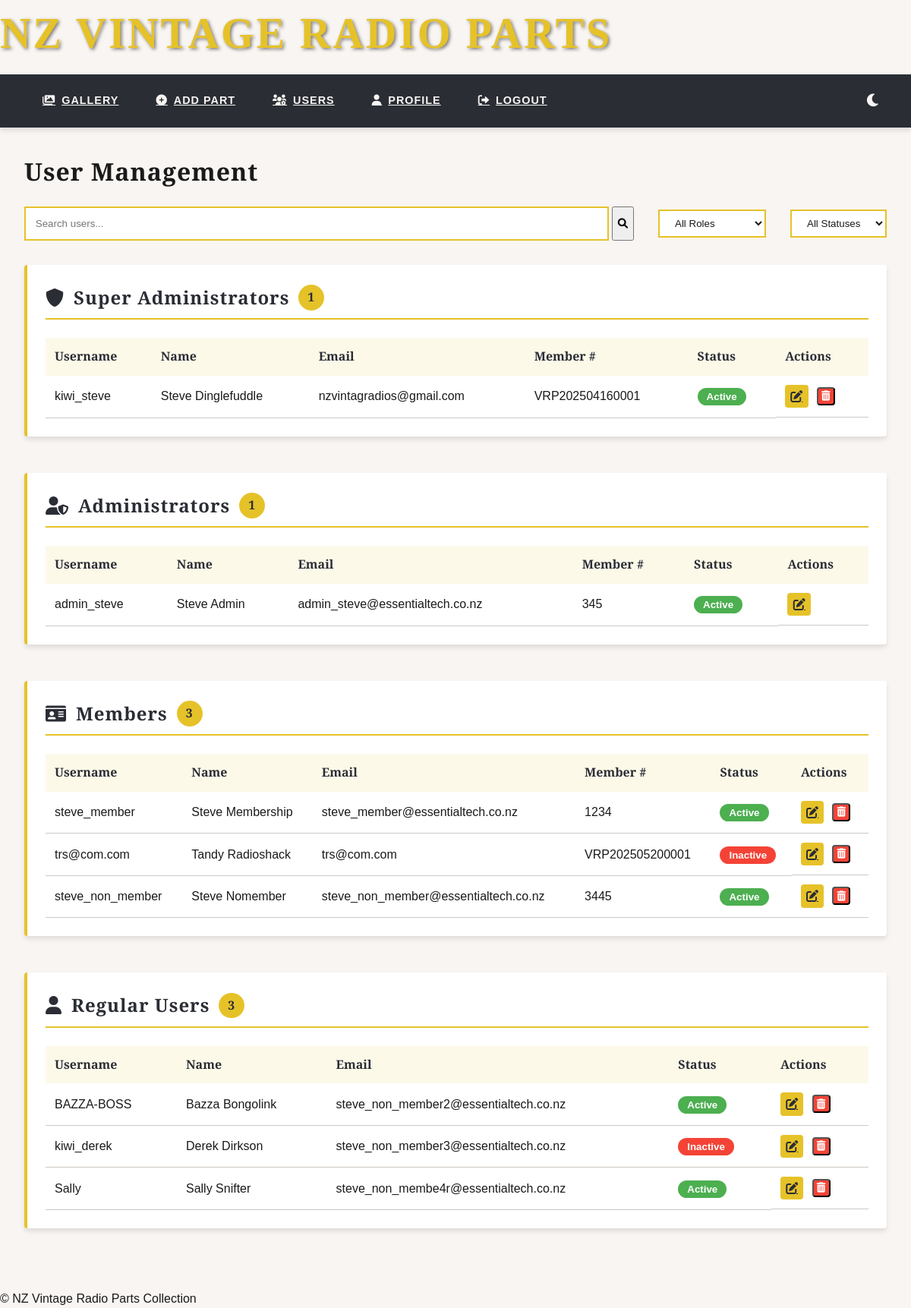
Screenshot of /auth/users (signed in) with the database file from the repository.
### app/models.py (models this page shows, shortened)
class User(UserMixin, db.Model):
    __tablename__ = 'User'
    id = db.Column(db.Integer, primary_key=True)
    username = db.Column(db.String(80), unique=True, nullable=False)
    email = db.Column(db.String(120), unique=True, nullable=False)
    password_hash = db.Column(db.String(128))
    role = db.Column(db.String(20), default='user')  # 'user', 'admin', 'superadmin'
    membership_number = db.Column(db.Integer, unique=True)
    membership_active = db.Column(db.Boolean, default=True)
    last_login = db.Column(db.DateTime)
    first_name = db.Column(db.String(50))
    last_name = db.Column(db.String(50))
    phone = db.Column(db.String(20))
    address_line1 = db.Column(db.String(100))
    address_line2 = db.Column(db.String(100))
    city = db.Column(db.String(50))
    postcode = db.Column(db.String(20))
    country = db.Column(db.String(50))
    account_active = db.Column(db.Boolean, default=False)
    orders = db.relationship('Order', back_populates='user', lazy='dynamic')
    @property
    def is_active(self):
        return bool(self.account_active)
    @property
    def is_member(self):
        return self.membership_active and bool(self.membership_number)
    @property
    def is_admin(self):
        return self.role in ['admin', 'superadmin']

### app/blueprints/auth.py (the view)
@bp.route('/users')
@login_required
def user_list():
    if not current_user.is_admin:
        abort(403)
    users = User.query.order_by(
        db.case(
            (User.role == 'superadmin', 0),
            (User.role == 'admin', 1),
            (User.role == 'member', 2),
            (User.role == 'user', 3),
            else_=4
        ),
        User.last_name.asc()
    ).all()
    counts = {
        'superadmin': len([u for u in users if u.role == 'superadmin']),
        'admin': len([u for u in users if u.role == 'admin' and not u.is_member]),
        'member': len([u for u in users if u.is_member and u.role not in ['superadmin', 'admin']]),
        'user': len([u for u in users if not u.is_member and u.role == 'user'])
    }
    return render_template('user_list.html', users=users, counts=counts)

### app/templates/user_list.html (shortened to what this page needs)
{% extends "layout.html" %}
{% block content %}
<div class="admin-container">
    <h1>User Management</h1>
    <div class="search-controls">
        <form class="search-box" action="{{ url_for('auth.user_list') }}" method="GET">
            <input type="text" id="user-search" name="q" placeholder="Search users..."
                   value="{{ request.args.get('q', '') }}"
                   aria-label="Search users">
            <button type="submit" class="search-button">
                <i class="fas fa-search"></i>
            </button>
        </form>
        <div class="filter-control">
            <select id="role-filter" class="vintage-select">
                <option value="">All Roles</option>
            </select>
        </div>
        <div class="filter-control">
            <select id="status-filter" class="vintage-select">
                <option value="">All Statuses</option>
            </select>
        </div>
    </div>
    <div class="user-groups">
        <div class="user-group" data-role="superadmin">
            <h2 class="group-header">
                <i class="fas fa-shield-alt"></i> Super Administrators
                <span class="badge">{{ counts.superadmin }}</span>
            </h2>
            <table class="user-table">
                <thead>
                    <tr>
                        <th>Username</th>
                        <th>Name</th>
                        <th>Email</th>
                        <th>Member #</th>
                        <th>Status</th>
                        <th>Actions</th>
                    </tr>
                </thead>
                <tbody>
                    {% for user in users if user.role == 'superadmin' %}
                    <tr data-role="{{ user.role }}" data-status="{% if user.account_active %}active{% else %}inactive{% endif %}">
                        <td>{{ user.username }}</td>
                        <td>{{ user.first_name }} {{ user.last_name }}</td>
                        <td>{{ user.email }}</td>
                        <td>{{ user.membership_number }}</td>
                        <td>
                            <form class="toggle-active-form" method="POST" action="{{ url_for('auth.toggle_user_status', user_id=user.id) }}">
                                <button type="submit" class="status-toggle {% if user.account_active %}active{% else %}inactive{% endif %}">
                                    {% if user.account_active %}Active{% else %}Inactive{% endif %}
                                </button>
                            </form>
                        </td>
                        <td class="actions">
                            <a href="{{ url_for('auth.user_detail', user_id=user.id) }}"
                               class="btn-edit" title="Edit">
                                <i class="fas fa-edit"></i>
                            </a>
                            {% if user.id != current_user.id %}
                            <form action="{{ url_for('auth.delete_user', user_id=user.id) }}"
                                  method="POST" class="inline-form"
                                  onsubmit="return confirm('Permanently delete this user?');">
                                <button type="submit" class="btn-delete" title="Delete" style="margin: 0.2rem;">
                                    <i class="fas fa-trash-alt"></i>
                                </button>
                            </form>
                            {% endif %}
                        </td>
                    </tr>
                    {% endfor %}
                </tbody>
            </table>
        </div>
        <div class="user-group" data-role="admin">
            <h2 class="group-header">
                <i class="fas fa-user-shield"></i> Administrators
                <span class="badge">{{ counts.admin }}</span>
            </h2>
            <table class="user-table">
                <thead>
                    <tr>
                        <th>Username</th>
                        <th>Name</th>
                        <th>Email</th>
                        <th>Member #</th>
                        <th>Status</th>
                        <th>Actions</th>
                    </tr>
                </thead>
                <tbody>
                    {% for user in users if user.role == 'admin' %}
                    <tr data-role="{{ user.role }}" data-status="{% if user.active %}active{% else %}inactive{% endif %}">
                        <td>{{ user.username }}</td>
                        <td>{{ user.first_name }} {{ user.last_name }}</td>
                        <td>{{ user.email }}</td>
                        <td>{{ user.membership_number }}</td>
                        <td>
                            <form class="toggle-active-form" method="POST" action="{{ url_for('auth.toggle_user_status', user_id=user.id) }}">
                                <button type="submit" class="status-toggle {% if user.account_active %}active{% else %}inactive{% endif %}">
                                    {% if user.account_active %}Active{% else %}Inactive{% endif %}
                                </button>
                            </form>
                        </td>
                        <td class="actions">
                            <a href="{{ url_for('auth.user_detail', user_id=user.id) }}"
                               class="btn-edit" title="Edit">
                                <i class="fas fa-edit"></i>
                            </a>
                        </td>
                    </tr>
                    {% endfor %}
                </tbody>
            </table>
        </div>
        <div class="user-group" data-role="member">
            <h2 class="group-header">
                <i class="fas fa-id-card"></i> Members
                <span class="badge">{{ counts.member }}</span>
            </h2>
            <table class="user-table">
                <thead>
                    <tr>
                        <th>Username</th>
                        <th>Name</th>
                        <th>Email</th>
                        <th>Member #</th>
                        <th>Status</th>
                        <th>Actions</th>
                    </tr>
                </thead>
                <tbody>
                    {% for user in users if user.is_member and user.role not in ['superadmin', 'admin'] %}
                    <tr data-role="{{ user.role }}" data-status="{% if user.active %}active{% else %}inactive{% endif %}">
                        <td>{{ user.username }}</td>
                        <td>{{ user.first_name }} {{ user.last_name }}</td>
                        <td>{{ user.email }}</td>
                        <td>{{ user.membership_number }}</td>
                        <td>
                            <form class="toggle-active-form" method="POST" action="{{ url_for('auth.toggle_user_status', user_id=user.id) }}">
                                <button type="submit" class="status-toggle {% if user.account_active %}active{% else %}inactive{% endif %}">
                                    {% if user.account_active %}Active{% else %}Inactive{% endif %}
                                </button>
                            </form>
                        </td>
                        <td class="actions">
                            <a href="{{ url_for('auth.user_detail', user_id=user.id) }}"
                               class="btn-edit" title="Edit">
                                <i class="fas fa-edit"></i>
                            </a>
                            {% if user.id != current_user.id %}
                            <form action="{{ url_for('auth.delete_user', user_id=user.id) }}"
                                  method="POST" class="inline-form"
                                  onsubmit="return confirm('Permanently delete this user?');">
                                <button type="submit" class="btn-delete" title="Delete" style="margin: 0.2rem;">
                                    <i class="fas fa-trash-alt"></i>
                                </button>
                            </form>
                            {% endif %}
                        </td>
                    </tr>
                    {% endfor %}
                </tbody>
            </table>
        </div>
        <div class="user-group" data-role="user">
            <h2 class="group-header">
                <i class="fas fa-user"></i> Regular Users
                <span class="badge">{{ counts.user }}</span>
            </h2>
            <table class="user-table">
                <thead>
                    <tr>
                        <th>Username</th>
                        <th>Name</th>
                        <th>Email</th>
                        <th>Status</th>
                        <th>Actions</th>
                    </tr>
                </thead>
                <tbody>
                    {% for user in users if not user.is_member and user.role == 'user' %}
                    <tr data-role="{{ user.role }}" data-status="{% if user.account_active %}active{% else %}inactive{% endif %}">
                        <td>{{ user.username }}</td>
                        <td>{{ user.first_name }} {{ user.last_name }}</td>
                        <td>{{ user.email }}</td>
                        <td>
                            <form class="toggle-active-form" method="POST" action="{{ url_for('auth.toggle_user_status', user_id=user.id) }}">
                                <button type="submit" class="status-toggle {% if user.account_active %}active{% else %}inactive{% endif %}">
                                    {% if user.account_active %}Active{% else %}Inactive{% endif %}
                                </button>
                            </form>
                        </td>
                        <td class="actions">
                            <a href="{{ url_for('auth.user_detail', user_id=user.id) }}"
                               class="btn-edit" title="Edit">
                                <i class="fas fa-edit"></i>
                            </a>
                            {% if user.id != current_user.id %}
                            <form action="{{ url_for('auth.delete_user', user_id=user.id) }}"
                                method="POST" class="inline-form"
                                onsubmit="return confirm('Permanently delete this user?');">
                                <button type="submit" class="btn-delete" title="Delete" style="margin: 0.2rem;">
                                    <i class="fas fa-trash-alt"></i>
                                </button>
                            </form>
                            {% endif %}
                        </td>
                    </tr>
                    {% endfor %}
                </tbody>
            </table>
        </div>
    </div>
</div>
{% endblock %}

### app/static/css/style.css (style rules this page uses)
:root { --primary: #e6c229; --secondary: #2a2d34; --sorta-dark: #817b57; --accent: #927d0a; --light: #f8f5f2; --semi-light: #cdc9c6; --dark: #1a1a1a; --success: #4caf50; --warning: #ff9800; --error: #f44336; --bg-color: var(--light); --text-color: var(--dark); --card-bg: white; --nav-bg: var(--secondary); --nav-text: var(--light); --shadow-sm: 0 1px 3px rgba(0, 0, 0, 0.12); --shadow-md: 0 4px 6px rgba(0, 0, 0, 0.1); --shadow-lg: 0 10px 15px rgba(0, 0, 0, 0.1); --shadow-xl: 0 20px 25px rgba(0, 0, 0, 0.1); --shadow-primary: 0 4px 12px rgba(230, 194, 41, 0.2); --font-main: 'Federo', sans-serif; --font-display: 'Playfair Display', serif; --radio-dial: linear-gradient(135deg, transparent 50%, var(--primary) 50%); }
body { font-family: var(--font-main); background: var(--bg-color); color: var(--text-color); line-height: 1.6; margin: 0; position: relative; transition: background-color 0.3s ease, color 0.3s ease; }
body::before { content: ""; position: fixed; top: 0; left: 0; right: 0; height: 8px; z-index: 100; }
h1, h2, h3, h4 { font-family: var(--font-display); margin-top: 0; letter-spacing: 1px; color: var(--text-color); }
.search-controls { display: flex; gap: 1rem; align-items: center; margin-bottom: 1.5rem; flex-wrap: wrap; }
.search-box { display: flex; flex-grow: 1; min-width: 250px; position: relative; }
.search-box input { flex-grow: 1; padding: 0.8rem; padding-right: 2.5rem; border: 2px solid var(--primary); font-family: var(--font-main); background: var(--card-bg); color: var(--text-color); }
.search-button { margin-left: 4px; }
.user-groups { margin-top: 2rem; }
.user-group { margin-bottom: 3rem; background: var(--card-bg); padding: 1.5rem; border-radius: 4px; box-shadow: var(--shadow-md); border-left: 4px solid var(--primary); }
.group-header { color: var(--secondary); font-family: var(--font-display); font-size: 1.5rem; margin-bottom: 1.5rem; padding-bottom: 0.5rem; border-bottom: 2px solid var(--primary); display: flex; align-items: center; gap: 0.75rem; }
.group-header .badge { background: var(--primary); color: var(--secondary); padding: 0.25rem 0.75rem; border-radius: 20px; font-size: 1rem; font-weight: bold; }
.filter-control { margin-left: 1rem; }
.filter-control select { padding: 0.5rem 1rem; border: 2px solid var(--primary); background: var(--card-bg); color: var(--text-color); font-family: var(--font-main); }
.status-toggle { padding: 0.25rem 0.75rem; border-radius: 20px; border: none; cursor: pointer; font-weight: 600; transition: all 0.3s; }
.status-toggle.active { background: var(--success); color: white; }
.status-toggle.inactive { background: var(--error); color: white; }
.user-table { width: 100%; border-collapse: collapse; }
.user-table th { text-align: left; padding: 0.75rem; background: rgba(230, 194, 41, 0.1); color: var(--secondary); font-family: var(--font-display); }
.user-table td { padding: 0.75rem; border-bottom: 1px solid var(--semi-light); vertical-align: middle; }
.actions { display: flex; gap: 0.5rem; }
.actions .btn-edit, .actions .btn-delete { width: 24px; height: 24px; display: flex; align-items: center; justify-content: center; border-radius: 4px; transition: all 0.3s; }
.btn-edit, .btn-delete { border-radius: 4px; display: flex; align-items: center; justify-content: center; width: 24px; height: 24px; padding: 0.2rem !important; transition: all 0.3s; }
.btn-edit { background: var(--primary); color: var(--secondary); }
.btn-delete { margin: 0.2rem; background: var(--error); color: white; }
.inline-form { display: inline; margin: 0; padding: 0; }
.admin-container { padding: 2rem; max-width: 1800px; margin: 0 auto; }

### rows the page displays
User: username "kiwi_steve", first_name "Steve", last_name "Dinglefuddle", email "nzvintagradios@gmail.com", membership_number "VRP202504160001", account_active "Active"
User: username "admin_steve", first_name "Steve", last_name "Admin", email "admin_steve@essentialtech.co.nz", membership_number "345", account_active "Active"
User: username "steve_member", first_name "Steve", last_name "Membership", email "steve_member@essentialtech.co.nz", membership_number "1234", account_active "Active"
User: username "trs@com.com", first_name "Tandy", last_name "Radioshack", email "trs@com.com", membership_number "VRP202505200001", account_active "Inactive"
User: username "steve_non_member", first_name "Steve", last_name "Nomember", email "steve_non_member@essentialtech.co.nz", membership_number "3445", account_active "Active"
User: username "BAZZA-BOSS", first_name "Bazza", last_name "Bongolink", email "steve_non_member2@essentialtech.co.nz", account_active "Active"
User: username "kiwi_derek", first_name "Derek", last_name "Dirkson", email "steve_non_member3@essentialtech.co.nz", account_active "Inactive"
User: username "Sally", first_name "Sally", last_name "Snifter", email "steve_non_membe4r@essentialtech.co.nz", account_active "Active"

### other values shown
{{ counts.superadmin }} "1"
{{ counts.admin }} "1"
{{ counts.member }} "3"
{{ counts.user }} "3"
